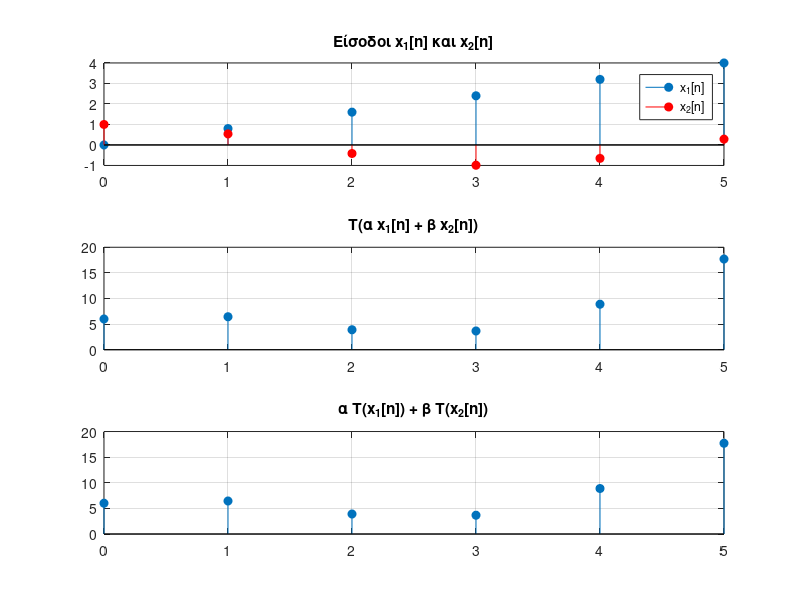

Write the MATLAB code that produced this figure.
n= 0:5;

%Είσοδοι
x1= 0.8*n;
x2= cos(n);

%Συντελεστές
a= 2;
b= 3;

%Σύστημα y[n] = 2x[n]
y1= 2*x1;
y2= 2*x2;

%Έλεγχος γραμμικότητας
left= 2*(a*x1 + b*x2);   % T(a x1 + b x2)
right= a*y1 + b*y2;     % a T(x1) + b T(x2)

%Αποτελέσματα
figure;
subplot(3,1,1);
stem(n, x1, 'filled'); hold on;
stem(n, x2, 'r', 'filled');
title('Είσοδοι x_1[n] και x_2[n]');
legend('x_1[n]', 'x_2[n]');
grid on;

subplot(3,1,2);
stem(n, left, 'filled');
title('T(α x_1[n] + β x_2[n])');
grid on;

subplot(3,1,3);
stem(n, right, 'filled');
title('α T(x_1[n]) + β T(x_2[n])');
grid on;
